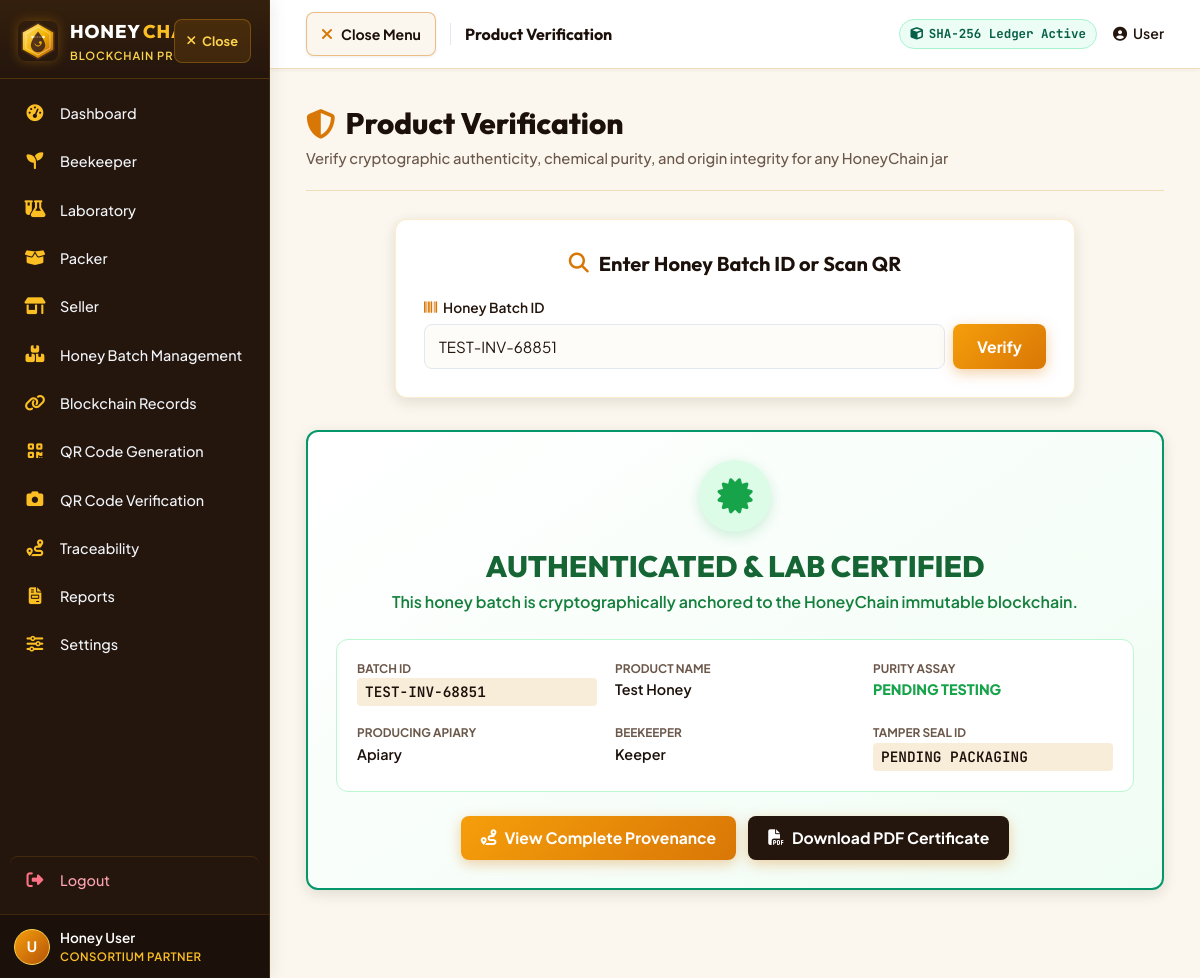
/verification?batch_id=TEST-INV-68851, run on the app's committed database.
### tables this page shows
CREATE TABLE batches (
            batch_id TEXT PRIMARY KEY,
            product_name TEXT NOT NULL,
            floral_source TEXT NOT NULL,
            apiary_name TEXT NOT NULL,
            beekeeper_name TEXT NOT NULL,
            origin_location TEXT NOT NULL,
            harvest_date TEXT NOT NULL,
            comb_type TEXT DEFAULT 'Pure Capped Comb',
            extraction_method TEXT DEFAULT 'Unheated Cold Centrifugation',
            quantity_kg REAL DEFAULT 200.0,
            current_stage TEXT NOT NULL DEFAULT 'Block 1: Honey Batch Registered',
            stage_num INTEGER NOT NULL DEFAULT 1,
            qr_code_image TEXT,
            tx_hash TEXT,
            block_index INTEGER,
            created_at TEXT NOT NULL,
            
            -- Block 2: Laboratory Test Info & Digital Signatures
            lab_name TEXT,
            inspector_name TEXT,
            certificate_no TEXT,
            purity_score REAL,
            moisture_content REAL,
            nmr_profile TEXT,
            hmf_level REAL,
            lab_test_date TEXT,
            digital_signature TEXT,
            signing_key_id TEXT,
            signature_timestamp TEXT,
            
            -- Block 3: Honey Packaging Info
            packaging_plant TEXT,
            packaging_supervisor TEXT,
            jar_format TEXT,
            net_weight TEXT,
            tamper_seal_id TEXT,
            packaging_date TEXT,
            lot_number TEXT,
            
            -- Block 4: Seller Info
            seller_name TEXT,
            store_location TEXT,
            license_no TEXT,
            shelf_arrival_date TEXT,
            sale_price TEXT,
            retail_status TEXT DEFAULT 'On Shelf & Authenticated'
        );

### app.py (the view)
@app.route("/verification")
def verification():
    batch_id = request.args.get("batch_id", "").strip().upper().lstrip("#")
    batch = database.get_batch(batch_id) if batch_id else None
    return render_template(
        "verification.html",
        active_page="verification",
        query_batch_id=batch_id,
        batch=batch
    )

### database/database.py (called while the page is built)
def get_db_connection():
    db_parent = os.path.dirname(DB_PATH)
    if db_parent:
        os.makedirs(db_parent, exist_ok=True)
    conn = sqlite3.connect(DB_PATH)
    conn.row_factory = sqlite3.Row
    return conn

def get_batch(batch_id):
    conn = get_db_connection()
    cursor = conn.cursor()
    cursor.execute("SELECT * FROM batches WHERE UPPER(batch_id) = UPPER(?)", (batch_id.strip(),))
    row = cursor.fetchone()
    conn.close()
    return dict(row) if row else None

### templates/verification.html (shortened to what this page needs)
{% extends "base.html" %}
{% block content %}
<div class="page-header">
  <div class="page-title-group">
    <h1 class="page-title"><i class="fa-solid fa-shield-halved"></i> Product Verification</h1>
    <p class="page-subtitle">Verify cryptographic authenticity, chemical purity, and origin integrity for any HoneyChain
      jar</p>
  </div>
</div>
<div class="honey-card" style="max-width: 680px; margin: 0 auto 32px;">
  <h2 class="card-title" style="justify-content: center;"><i class="fa-solid fa-magnifying-glass"></i> Enter Honey Batch
    ID or Scan QR</h2>
  <form action="{{ url_for('verification') }}" method="GET" class="auth-form">
    <div class="form-group">
      <label class="form-label" for="verify_id"><i class="fa-solid fa-barcode"></i> Honey Batch ID</label>
      <div style="display: flex; gap: 8px;">
        <input type="text" id="verify_id" name="batch_id" class="form-input" placeholder="e.g. Enter Batch ID"
          value="{{ query_batch_id }}" required>
        <button type="submit" class="btn-primary" style="width: auto; padding-left: 24px; padding-right: 24px;">
          Verify
        </button>
      </div>
    </div>
  </form>
</div>
{% if query_batch_id %}
{% if batch %}
<div class="honey-card"
  style="border: 2px solid #059669; background: linear-gradient(145deg, #ffffff 0%, #f0fdf4 100%);">
  <div style="text-align: center; margin-bottom: 24px;">
    <div
      style="width: 72px; height: 72px; border-radius: 50%; background: #dcfce7; color: #16a34a; display: inline-flex; align-items: center; justify-content: center; font-size: 2.2rem; margin-bottom: 12px; box-shadow: 0 4px 14px rgba(22, 163, 74, 0.2);">
      <i class="fa-solid fa-certificate"></i>
    </div>
    <h2 style="font-family: var(--font-heading); font-size: 1.85rem; color: #166534; font-weight: 800;">
      AUTHENTICATED &amp; LAB CERTIFIED
    </h2>
    <p style="color: #15803d; font-weight: 600;">
      This honey batch is cryptographically anchored to the HoneyChain immutable blockchain.
    </p>
  </div>
  <div class="form-grid-3"
    style="background: var(--white); padding: 20px; border-radius: var(--radius-md); border: 1px solid #bbf7d0;">
    <div class="timeline-field">
      <span class="field-label">Batch ID</span>
      <span class="field-value code-hash">{{ batch.batch_id }}</span>
    </div>
    <div class="timeline-field">
      <span class="field-label">Product Name</span>
      <span class="field-value">{{ batch.product_name }}</span>
    </div>
    <div class="timeline-field">
      <span class="field-label">Purity Assay</span>
      <span class="field-value" style="color: #16a34a; font-weight: 800;">
        {% if batch.purity_score %}{{ batch.purity_score }}% PURE{% else %}PENDING TESTING{% endif %}
      </span>
    </div>
    <div class="timeline-field">
      <span class="field-label">Producing Apiary</span>
      <span class="field-value">{{ batch.apiary_name }}</span>
    </div>
    <div class="timeline-field">
      <span class="field-label">Beekeeper</span>
      <span class="field-value">{{ batch.beekeeper_name }}</span>
    </div>
    <div class="timeline-field">
      <span class="field-label">Tamper Seal ID</span>
      <span class="field-value code-hash">{{ batch.tamper_seal_id or 'PENDING PACKAGING' }}</span>
    </div>
  </div>
  <div
    style="margin-top: 24px; text-align: center; display: flex; gap: 12px; justify-content: center; flex-wrap: wrap;">
    <a href="{{ url_for('track_honey', batch_id=batch.batch_id) }}" class="btn-primary"
      style="width: auto; padding: 10px 20px;">
      <i class="fa-solid fa-route"></i> View Complete Provenance
    </a>
    <a href="{{ url_for('download_batch_pdf', batch_id=batch.batch_id) }}" class="btn-primary"
      style="background: var(--brown-850); width: auto; padding: 10px 20px;">
      <i class="fa-solid fa-file-pdf"></i> Download PDF Certificate
    </a>
  </div>
</div>
{% endif %}
{% endif %}
{% endblock %}

### static/css/style.css (style rules this page uses)
:root { --gold-50: #fffbeb; --gold-100: #fef3c7; --gold-200: #fde68a; --gold-300: #fcd34d; --gold-400: #fbbf24; --gold-500: #f59e0b; --gold-600: #d97706; --gold-700: #b45309; --gold-glow: rgba(245, 158, 11, 0.35); --brown-950: #140b06; --brown-900: #1c100a; --brown-850: #24150d; --brown-800: #2f1b11; --brown-700: #3e2417; --brown-600: #543220; --cream-50: #fdfcf9; --cream-100: #fbf7ee; --cream-200: #f7edd8; --cream-300: #f0deb8; --cream-400: #e5cb93; --white: #ffffff; --slate-100: #f1f5f9; --slate-200: #e2e8f0; --slate-400: #94a3b8; --slate-600: #475569; --slate-800: #1e293b; --text-dark: #24150d; --text-muted: #6b584a; --text-light: #fef9ee; --border-subtle: rgba(245, 158, 11, 0.2); --border-strong: rgba(217, 119, 6, 0.45); --sidebar-width: 270px; --sidebar-collapsed-width: 78px; --topbar-height: 64px; --font-main: 'Plus Jakarta Sans', -apple-system, BlinkMacSystemFont, 'Segoe UI', Roboto, sans-serif; --font-heading: 'Outfit', sans-serif; --font-mono: 'JetBrains Mono', monospace; --shadow-sm: 0 1px 3px rgba(36, 21, 13, 0.08); --shadow-md: 0 4px 14px rgba(36, 21, 13, 0.12); --shadow-lg: 0 10px 30px rgba(36, 21, 13, 0.18); --shadow-gold: 0 4px 20px rgba(245, 158, 11, 0.28); --radius-sm: 8px; --radius-md: 12px; --radius-lg: 18px; --radius-full: 9999px; --transition: all 0.24s cubic-bezier(0.4, 0, 0.2, 1); }
*, *::before, *::after { box-sizing: border-box; margin: 0; padding: 0; }
html, body { min-height: 100%; font-family: var(--font-main); background-color: var(--cream-100); color: var(--text-dark); line-height: 1.55; -webkit-font-smoothing: antialiased; }
a { color: var(--gold-600); text-decoration: none; transition: var(--transition); }
input, button, select, textarea { font-family: inherit; font-size: 1rem; }
.auth-form { display: flex; flex-direction: column; gap: 18px; }
.form-group { display: flex; flex-direction: column; gap: 6px; text-align: left; }
.form-label { font-size: 0.86rem; font-weight: 600; color: var(--brown-850); display: flex; align-items: center; gap: 6px; }
.form-label i { color: var(--gold-600); font-size: 0.82rem; }
.form-input { width: 100%; padding: 12px 14px; border: 1.5px solid var(--slate-200); border-radius: var(--radius-sm); background-color: var(--cream-50); color: var(--text-dark); font-size: 0.95rem; transition: var(--transition); }
.form-input::placeholder { color: var(--slate-400); font-weight: 400; }
.btn-primary { display: inline-flex; align-items: center; justify-content: center; gap: 8px; background: linear-gradient(135deg, var(--gold-500) 0%, var(--gold-600) 100%); color: var(--white); font-weight: 700; padding: 13px 20px; border-radius: var(--radius-sm); border: none; cursor: pointer; box-shadow: 0 4px 14px rgba(217, 119, 6, 0.35); transition: var(--transition); font-size: 0.98rem; width: 100%; }
.page-header { margin-bottom: 28px; display: flex; align-items: center; justify-content: space-between; flex-wrap: wrap; gap: 16px; padding-bottom: 20px; border-bottom: 1.5px solid var(--cream-300); }
.page-title-group { display: flex; flex-direction: column; }
.page-title { font-family: var(--font-heading); font-size: 1.85rem; font-weight: 800; color: var(--brown-900); display: flex; align-items: center; gap: 10px; }
.page-title i { color: var(--gold-600); }
.page-subtitle { font-size: 0.92rem; color: var(--text-muted); font-weight: 500; }
.honey-card { background: var(--white); border-radius: var(--radius-md); box-shadow: var(--shadow-md); border: 1px solid var(--border-subtle); padding: 28px; margin-bottom: 28px; }
.card-title { font-family: var(--font-heading); font-size: 1.25rem; font-weight: 700; color: var(--brown-900); margin-bottom: 18px; display: flex; align-items: center; gap: 10px; }
.card-title i { color: var(--gold-600); }
.form-grid-3 { display: grid; grid-template-columns: repeat(3, 1fr); gap: 18px; }
.code-hash { font-family: var(--font-mono); font-size: 0.78rem; background-color: var(--cream-200); padding: 3px 8px; border-radius: 4px; color: var(--brown-900); word-break: break-all; }
.timeline-field { display: flex; flex-direction: column; }
.field-label { font-size: 0.74rem; text-transform: uppercase; color: var(--text-muted); font-weight: 700; }
.field-value { font-size: 0.9rem; font-weight: 600; color: var(--brown-900); }

### data on the page
batches: batch_id "TEST-INV-68851", product_name "Test Honey", apiary_name "Apiary", beekeeper_name "Keeper"

### other printed values
{{ (session.get('user_name') or 'U')[:1] | upper }} "U"
{{ session.get('user_name', 'Honey User') }} "Honey User"
{{ session.get('user_role', 'Consortium Partner') }} "CONSORTIUM PARTNER"
{{ session.get('user_name', 'User') }} "User"
{{ batch.tamper_seal_id or 'PENDING PACKAGING' }} "PENDING PACKAGING"
